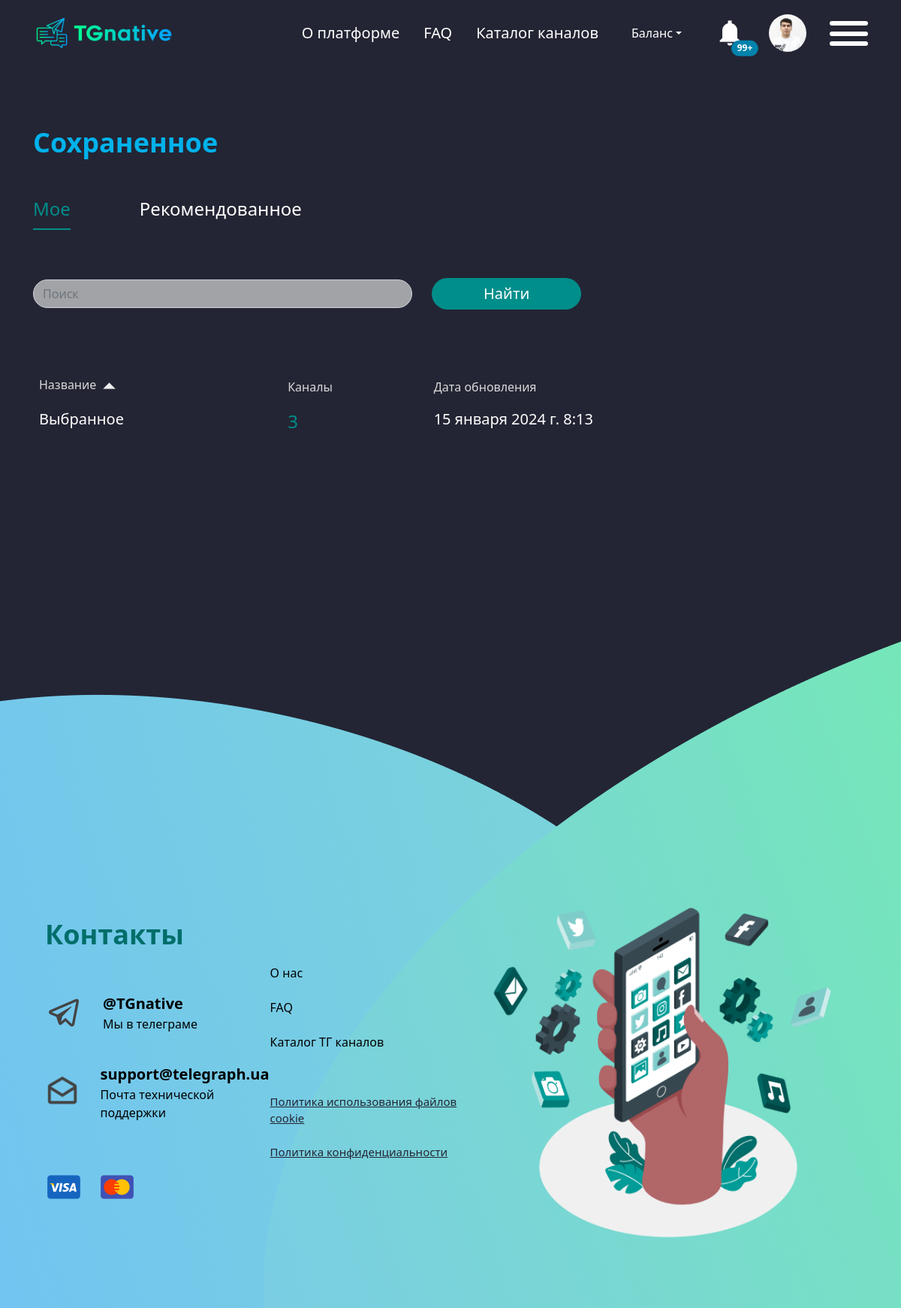
The page /list-chanel/ (signed in) on the database as committed earlier.
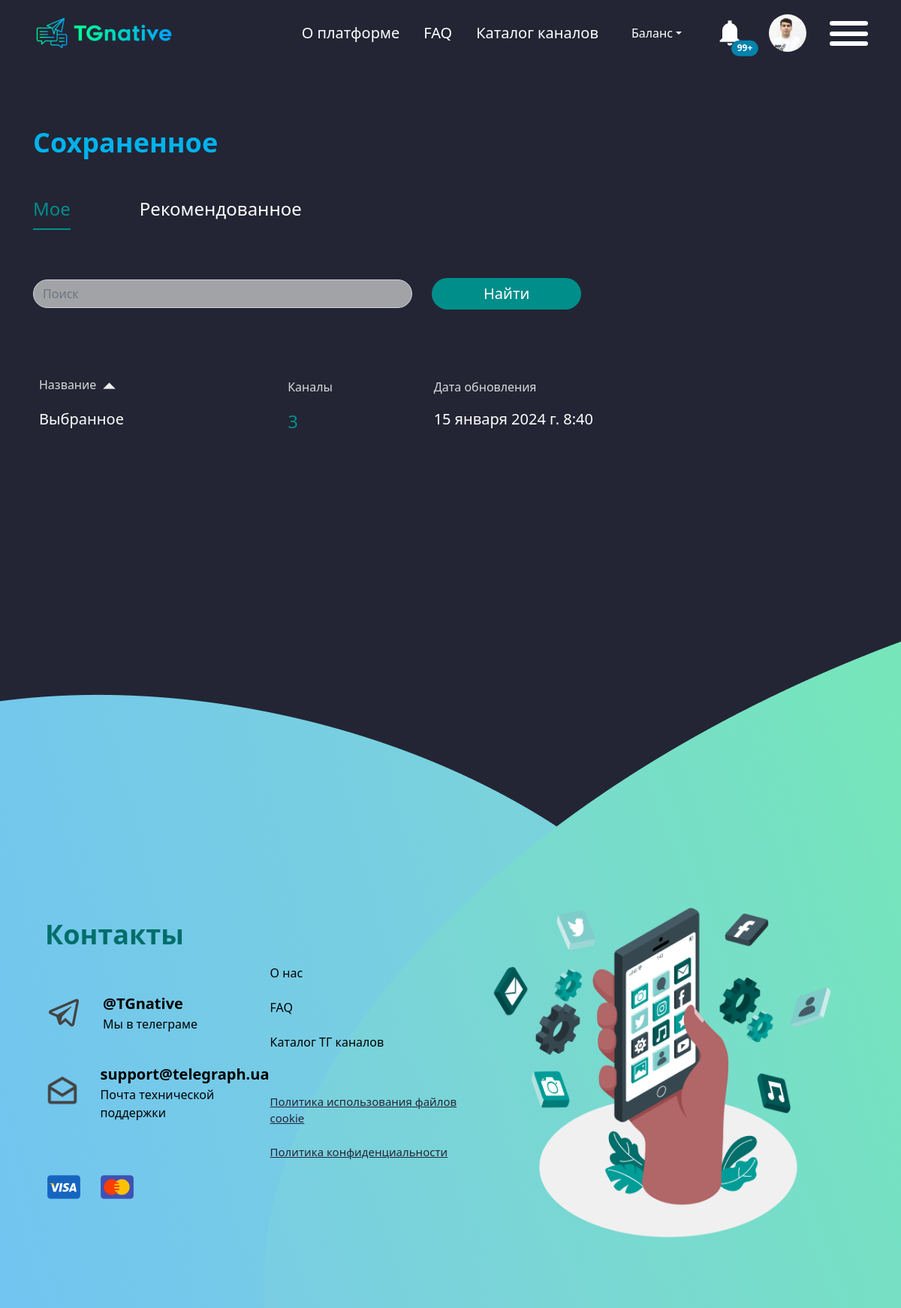
The same page on the database as committed later.
### accounts/models.py (models this page shows, shortened)
class Profile(models.Model):
    username=models.OneToOneField(User,on_delete=models.CASCADE,related_name='profile')
    phone_number = PhoneNumberField()
    first_name=models.CharField(max_length=150)
    last_name=models.CharField(max_length=150)
    email=models.EmailField()
    balance = models.DecimalField(max_digits=10, decimal_places=2,default=0)
    currency=models.CharField(max_length=10)
    created_at=models.DateTimeField(auto_now_add=True)
    photo=models.ImageField()
    is_online = models.BooleanField(default=False)
    last_visited = models.DateTimeField(auto_now=True)
    timezone = models.CharField(max_length=63, choices=[(tz, tz) for tz in pytz.all_timezones], default='UTC')

class Like(models.Model):
    from API.models import Chanel
    username=models.ForeignKey(User,on_delete=models.CASCADE,null=True)
    chanel_name=models.ForeignKey(Chanel,on_delete=models.CASCADE,null=True)
    created_at=models.DateTimeField(auto_now_add=True)

### accounts/views.py (the view)
# urls.py: path('list-chanel/',views.ListChanelPage.as_view(),name='list-chanel'),
class ListChanelPage(LoginRequiredMixin,TemplateView):
    template_name = 'listchanel.html'
    login_url = reverse_lazy('login')
    def get_context_data(self, **kwargs):
        context = super().get_context_data(**kwargs)
        like=Like.objects.filter(username=self.request.user)
        context['count'] = like.count()
        context['last_update']=like.last()
        return context

### accounts/templates/listchanel.html
{% extends 'base.html' %}
{% load static %}
{% block header %}
<body class="page__body">
<div class="channel-container">
{% endblock %}
    {% block content %}
    <main class="main"><div class="channel"><div class="container-fluid"><h4 class="channel__title title">Сохраненное</h4><div class="channel__tabs"><a href="" class="active">Мое</a> <a href="">Рекомендованное</a></div><div class="channel__search"><div class="channel__search-input"><input type="text" placeholder="Поиск" class="form-control"></div><div class="channel__search-btn"><button class="btn-reset">Найти</button></div></div><table class="table table-borderless"><thead><tr><th scope="col">Название <img src="img/sort-down.png" alt=""></th><th scope="col">Каналы</th><th scope="col">Дата обновления</th></tr></thead><tbody class="table-group-divider"><tr><td scope="row">Выбранное</td><td><span>{{count}}</span></td><td>{{ last_update.created_at}}</td></tr></tbody></table></div></div></main></div>
    {% endblock %}

### templates/base.html (shortened to what this page needs)
{% load static %}
<!DOCTYPE html>
<html lang="ru" class="page">
<head>
    <link rel="stylesheet" href="{% static 'css/vendor.css' %}">
    <link rel="stylesheet" href="{% static 'css/main.css' %}">
</head>
    {% block header %}{% endblock %}
    {% if user_authenticated %}
        {% include 'inc/header_cabinet.html' %}
    {% else %}
        {% include 'inc/header.html' %}
    {% endif %}
    {% block content %}{% endblock %}
    {% include 'inc/footer.html' %}
</html>

### templates/inc/header_cabinet.html (shortened to what this page needs)
{% load static %}
    <header class="header"><div class="container-fluid header__menu"><div class="header__left"><a class="header__logo" href="{% url 'main' %}"><img src="{% static 'img/logo.png' %} "alt=""></a></div><div class="header__right"><ul class="header__navbar list-reset" data-menu><li class="header__nav"><a class="header__nav_link" href="{% url 'about' %}">О платформе</a></li><li class="header__nav"><a class="header__nav_link" href="{% url 'faq' %}">FAQ</a></li><li class="header__nav"><a class="header__nav_link" href="{% url 'category-list' %}">Каталог каналов</a></li>
            <li class="header__nav"><div class="dropdown"><button class="btn btn-secondary dropdown-toggle" type="button" data-bs-toggle="dropdown" aria-expanded="false">Баланс</button></div></li>
        <li class="header__nav"><button type="button" class="btn-reset position-relative"><img src="{% static 'img/Bell.png' %}" alt=""> <span class="position-absolute top-100 start-100 translate-middle badge rounded-pill" style="background-color: #0283AC">99+ <span class="visually-hidden">unread messages</span></span></button></li><li class="header__nav"><div class="header__right-user">
        {% if user_photo %}
        <a href="{% url url_cabinet pk %}">
            <img src="/{{ user_photo }}" alt=""></a>
         {% else %}
            <a href="{% url url_cabinet pk %}">
            <img src="{% static 'img/Test Account.png' %} " alt=""></a>
         {% endif %}
    </div></li></ul><div class="header__burger"><button class="btn-reset burger__icon"></button></div></div>
        </div></header>

### templates/inc/footer.html
{% load static %}
<div class="footer"><div class="container-fluid"><div class="footer__menu"><div class="footer__item"><h3 class="footer__title">Контакты</h3><a href="" class="footer__social"><div class="footer__social-item">
    <img src="{% static 'img/footer-telegram.png' %}" alt=""></div><div class="footer__social-item"><p class="footer__social-title">@TGnative</p><p class="footer__social-desc">Мы в телеграме</p></div></a><a href="mailto:support@telegraph.ua" class="footer__social"><div class="footer__social-item">
    <img src="{% static 'img/footer-mail.png' %}" alt=""></div><div class="footer__social-item"><p class="footer__social-title">support@telegraph.ua</p><p class="footer__social-desc">Почта технической поддержки</p></div></a>
    <div class="footer__payment"><a href="">
    <img src="{% static 'img/visa.png' %}" alt=""> </a><a href="">
    <img src="{% static 'img/mastercard.png' %}" alt=""></a></div></div><div class="footer__item"><ul class="list-reset footer__center"><li><a href="" class="footer__center-link">О нас</a></li><li><a href="{% url 'about' %}" class="footer__center-link">FAQ</a></li><li><a href="{% url 'faq' %}" class="footer__center-link">Каталог ТГ каналов</a></li></ul><div class="footer__center-info"><a href="https://telegra.ph/Pol%D1%96tika-vikoristannya-fajl%D1%96v-cookie-01-07" class="footer__center-info-link">Политика использования файлов cookie</a> <a href="https://telegra.ph/Pol%D1%96tika-konf%D1%96denc%D1%96jnost%D1%96-01-07" class="footer__center-info-link">Политика конфиденциальности</a></div></div><div class="footer__item">
    <div class="footer__images">
        <img src="{% static 'img/footer-img.png' %}" alt=""></div></div></div></div></div></body>

Rows that differ between the two databases and show on the page:
removed Like: created_at "15 января 2024 г. 8:13"
added Like: created_at "15 января 2024 г. 8:40"
